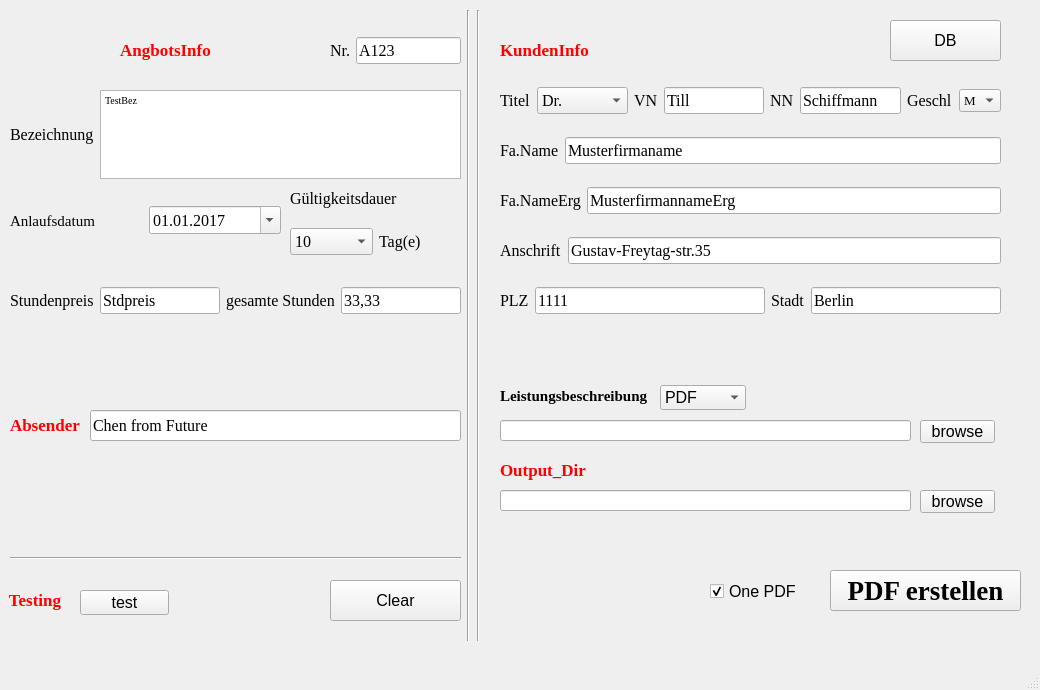
<?xml version="1.0" encoding="UTF-8"?>
<ui version="4.0">
 <class>MainWindow</class>
 <widget class="QMainWindow" name="MainWindow">
  <property name="geometry">
   <rect>
    <x>0</x>
    <y>0</y>
    <width>1040</width>
    <height>690</height>
   </rect>
  </property>
  <property name="font">
   <font>
    <pointsize>12</pointsize>
    <weight>50</weight>
    <bold>false</bold>
   </font>
  </property>
  <property name="windowTitle">
   <string>RFFE_Vorlage_Schreiber</string>
  </property>
  <widget class="QWidget" name="centralwidget">
   <widget class="QPushButton" name="PDFG_btn">
    <property name="geometry">
     <rect>
      <x>830</x>
      <y>570</y>
      <width>191</width>
      <height>41</height>
     </rect>
    </property>
    <property name="font">
     <font>
      <family>Times New Roman</family>
      <pointsize>20</pointsize>
      <weight>75</weight>
      <bold>true</bold>
     </font>
    </property>
    <property name="text">
     <string>PDF erstellen</string>
    </property>
   </widget>
   <widget class="QLabel" name="label_5">
    <property name="geometry">
     <rect>
      <x>10</x>
      <y>0</y>
      <width>311</width>
      <height>101</height>
     </rect>
    </property>
    <property name="font">
     <font>
      <family>Times New Roman</family>
      <pointsize>13</pointsize>
     </font>
    </property>
    <property name="text">
     <string>&lt;html&gt;&lt;head/&gt;&lt;body&gt;&lt;p align=&quot;center&quot;&gt;&lt;span style=&quot; font-weight:600; color:#ff0000;&quot;&gt;AngbotsInfo&lt;/span&gt;&lt;/p&gt;&lt;/body&gt;&lt;/html&gt;</string>
    </property>
   </widget>
   <widget class="QWidget" name="horizontalLayoutWidget_5">
    <property name="geometry">
     <rect>
      <x>10</x>
      <y>90</y>
      <width>451</width>
      <height>89</height>
     </rect>
    </property>
    <property name="font">
     <font>
      <family>Times New Roman</family>
     </font>
    </property>
    <layout class="QHBoxLayout" name="horizontalLayout">
     <item>
      <widget class="QLabel" name="label_3">
       <property name="font">
        <font>
         <family>Times New Roman</family>
         <pointsize>12</pointsize>
        </font>
       </property>
       <property name="text">
        <string>Bezeichnung</string>
       </property>
      </widget>
     </item>
     <item>
      <widget class="QTextEdit" name="Bez_te">
       <property name="font">
        <font>
         <family>Times New Roman</family>
        </font>
       </property>
       <property name="html">
        <string>&lt;!DOCTYPE HTML PUBLIC &quot;-//W3C//DTD HTML 4.0//EN&quot; &quot;http://www.w3.org/TR/REC-html40/strict.dtd&quot;&gt;
&lt;html&gt;&lt;head&gt;&lt;meta name=&quot;qrichtext&quot; content=&quot;1&quot; /&gt;&lt;style type=&quot;text/css&quot;&gt;
p, li { white-space: pre-wrap; }
&lt;/style&gt;&lt;/head&gt;&lt;body style=&quot; font-family:'Times New Roman'; font-size:12pt; font-weight:400; font-style:normal;&quot;&gt;
&lt;p style=&quot; margin-top:0px; margin-bottom:0px; margin-left:0px; margin-right:0px; -qt-block-indent:0; text-indent:0px;&quot;&gt;&lt;span style=&quot; font-family:'MS Shell Dlg 2'; font-size:7.8pt;&quot;&gt;TestBez&lt;/span&gt;&lt;/p&gt;&lt;/body&gt;&lt;/html&gt;</string>
       </property>
      </widget>
     </item>
    </layout>
   </widget>
   <widget class="QWidget" name="horizontalLayoutWidget_6">
    <property name="geometry">
     <rect>
      <x>330</x>
      <y>30</y>
      <width>131</width>
      <height>41</height>
     </rect>
    </property>
    <property name="font">
     <font>
      <family>Times New Roman</family>
     </font>
    </property>
    <layout class="QHBoxLayout" name="horizontalLayout_3">
     <item>
      <widget class="QLabel" name="label_6">
       <property name="font">
        <font>
         <family>Times New Roman</family>
         <pointsize>12</pointsize>
        </font>
       </property>
       <property name="text">
        <string>Nr.</string>
       </property>
      </widget>
     </item>
     <item>
      <widget class="QLineEdit" name="Nr_le">
       <property name="font">
        <font>
         <family>Times New Roman</family>
        </font>
       </property>
       <property name="text">
        <string>A123</string>
       </property>
      </widget>
     </item>
    </layout>
   </widget>
   <widget class="QWidget" name="verticalLayoutWidget">
    <property name="geometry">
     <rect>
      <x>290</x>
      <y>180</y>
      <width>172</width>
      <height>80</height>
     </rect>
    </property>
    <property name="font">
     <font>
      <family>Times New Roman</family>
     </font>
    </property>
    <layout class="QVBoxLayout" name="verticalLayout">
     <item>
      <widget class="QLabel" name="label_8">
       <property name="font">
        <font>
         <family>Times New Roman</family>
         <pointsize>12</pointsize>
        </font>
       </property>
       <property name="text">
        <string>Gültigkeitsdauer</string>
       </property>
      </widget>
     </item>
     <item>
      <layout class="QHBoxLayout" name="horizontalLayout_4">
       <item>
        <widget class="QComboBox" name="Gd_cbox">
         <property name="font">
          <font>
           <family>Times New Roman</family>
          </font>
         </property>
         <item>
          <property name="text">
           <string>10</string>
          </property>
         </item>
         <item>
          <property name="text">
           <string>14</string>
          </property>
         </item>
        </widget>
       </item>
       <item>
        <widget class="QLabel" name="label_4">
         <property name="font">
          <font>
           <family>Times New Roman</family>
           <pointsize>12</pointsize>
          </font>
         </property>
         <property name="text">
          <string>Tag(e)</string>
         </property>
        </widget>
       </item>
      </layout>
     </item>
    </layout>
   </widget>
   <widget class="QWidget" name="horizontalLayoutWidget_8">
    <property name="geometry">
     <rect>
      <x>10</x>
      <y>180</y>
      <width>271</width>
      <height>81</height>
     </rect>
    </property>
    <property name="font">
     <font>
      <family>Times New Roman</family>
     </font>
    </property>
    <layout class="QHBoxLayout" name="horizontalLayout_5">
     <item>
      <widget class="QLabel" name="label_7">
       <property name="font">
        <font>
         <family>Times New Roman</family>
         <pointsize>11</pointsize>
        </font>
       </property>
       <property name="text">
        <string>Anlaufsdatum</string>
       </property>
      </widget>
     </item>
     <item>
      <widget class="QDateEdit" name="AnlD_de">
       <property name="font">
        <font>
         <family>Times New Roman</family>
         <underline>false</underline>
        </font>
       </property>
       <property name="dateTime">
        <datetime>
         <hour>0</hour>
         <minute>0</minute>
         <second>0</second>
         <year>2017</year>
         <month>1</month>
         <day>1</day>
        </datetime>
       </property>
       <property name="displayFormat">
        <string>dd.MM.yyyy</string>
       </property>
       <property name="calendarPopup">
        <bool>true</bool>
       </property>
      </widget>
     </item>
    </layout>
   </widget>
   <widget class="QLabel" name="label_9">
    <property name="geometry">
     <rect>
      <x>500</x>
      <y>0</y>
      <width>310</width>
      <height>101</height>
     </rect>
    </property>
    <property name="font">
     <font>
      <family>Times New Roman</family>
      <pointsize>13</pointsize>
     </font>
    </property>
    <property name="text">
     <string>&lt;html&gt;&lt;head/&gt;&lt;body&gt;&lt;p&gt;&lt;span style=&quot; font-weight:600; color:#ff0000;&quot;&gt;KundenInfo&lt;/span&gt;&lt;/p&gt;&lt;/body&gt;&lt;/html&gt;</string>
    </property>
   </widget>
   <widget class="Line" name="line">
    <property name="geometry">
     <rect>
      <x>460</x>
      <y>10</y>
      <width>16</width>
      <height>631</height>
     </rect>
    </property>
    <property name="font">
     <font>
      <family>Times New Roman</family>
     </font>
    </property>
    <property name="orientation">
     <enum>Qt::Vertical</enum>
    </property>
   </widget>
   <widget class="Line" name="line_2">
    <property name="geometry">
     <rect>
      <x>470</x>
      <y>10</y>
      <width>16</width>
      <height>631</height>
     </rect>
    </property>
    <property name="font">
     <font>
      <family>Times New Roman</family>
     </font>
    </property>
    <property name="orientation">
     <enum>Qt::Vertical</enum>
    </property>
   </widget>
   <widget class="QWidget" name="verticalLayoutWidget_2">
    <property name="geometry">
     <rect>
      <x>500</x>
      <y>70</y>
      <width>501</width>
      <height>261</height>
     </rect>
    </property>
    <property name="font">
     <font>
      <family>Times New Roman</family>
     </font>
    </property>
    <layout class="QVBoxLayout" name="verticalLayout_2">
     <item>
      <layout class="QHBoxLayout" name="horizontalLayout_12">
       <item>
        <layout class="QHBoxLayout" name="horizontalLayout_9">
         <item>
          <layout class="QHBoxLayout" name="horizontalLayout_18">
           <item>
            <widget class="QLabel" name="label_20">
             <property name="font">
              <font>
               <family>Times New Roman</family>
               <pointsize>12</pointsize>
               <weight>50</weight>
               <bold>false</bold>
              </font>
             </property>
             <property name="text">
              <string>Titel</string>
             </property>
            </widget>
           </item>
           <item>
            <widget class="QComboBox" name="titel_cbox">
             <property name="font">
              <font>
               <family>Times New Roman</family>
              </font>
             </property>
             <item>
              <property name="text">
               <string>Dr.</string>
              </property>
             </item>
             <item>
              <property name="text">
               <string/>
              </property>
             </item>
             <item>
              <property name="text">
               <string>Prof.</string>
              </property>
             </item>
             <item>
              <property name="text">
               <string>Dipl.-Ing.</string>
              </property>
             </item>
            </widget>
           </item>
          </layout>
         </item>
         <item>
          <widget class="QLabel" name="label_2">
           <property name="font">
            <font>
             <family>Times New Roman</family>
             <pointsize>12</pointsize>
            </font>
           </property>
           <property name="text">
            <string>VN</string>
           </property>
          </widget>
         </item>
         <item>
          <widget class="QLineEdit" name="KdVN_le">
           <property name="font">
            <font>
             <family>Times New Roman</family>
             <pointsize>12</pointsize>
            </font>
           </property>
           <property name="text">
            <string>Till</string>
           </property>
          </widget>
         </item>
         <item>
          <layout class="QHBoxLayout" name="horizontalLayout_11">
           <item>
            <widget class="QLabel" name="label_10">
             <property name="font">
              <font>
               <family>Times New Roman</family>
               <pointsize>12</pointsize>
              </font>
             </property>
             <property name="text">
              <string>NN</string>
             </property>
            </widget>
           </item>
           <item>
            <widget class="QLineEdit" name="KdNN_le">
             <property name="font">
              <font>
               <family>Times New Roman</family>
               <pointsize>12</pointsize>
              </font>
             </property>
             <property name="text">
              <string>Schiffmann</string>
             </property>
            </widget>
           </item>
           <item>
            <layout class="QHBoxLayout" name="horizontalLayout_2">
             <item>
              <widget class="QLabel" name="label">
               <property name="font">
                <font>
                 <family>Times New Roman</family>
                 <pointsize>12</pointsize>
                </font>
               </property>
               <property name="text">
                <string>Geschl</string>
               </property>
              </widget>
             </item>
             <item>
              <widget class="QComboBox" name="KdGeschl_cbox">
               <property name="font">
                <font>
                 <family>Times New Roman</family>
                 <pointsize>10</pointsize>
                </font>
               </property>
               <item>
                <property name="text">
                 <string>M</string>
                </property>
               </item>
               <item>
                <property name="text">
                 <string>F</string>
                </property>
               </item>
              </widget>
             </item>
            </layout>
           </item>
          </layout>
         </item>
        </layout>
       </item>
      </layout>
     </item>
     <item>
      <layout class="QHBoxLayout" name="horizontalLayout_6">
       <item>
        <widget class="QLabel" name="label_11">
         <property name="font">
          <font>
           <family>Times New Roman</family>
           <pointsize>12</pointsize>
          </font>
         </property>
         <property name="text">
          <string>Fa.Name</string>
         </property>
        </widget>
       </item>
       <item>
        <widget class="QLineEdit" name="FaN_le">
         <property name="font">
          <font>
           <family>Times New Roman</family>
           <pointsize>12</pointsize>
          </font>
         </property>
         <property name="text">
          <string>Musterfirmaname</string>
         </property>
        </widget>
       </item>
      </layout>
     </item>
     <item>
      <layout class="QHBoxLayout" name="horizontalLayout_7">
       <item>
        <widget class="QLabel" name="label_12">
         <property name="font">
          <font>
           <family>Times New Roman</family>
           <pointsize>12</pointsize>
          </font>
         </property>
         <property name="text">
          <string>Fa.NameErg</string>
         </property>
        </widget>
       </item>
       <item>
        <widget class="QLineEdit" name="FaNErg_le">
         <property name="font">
          <font>
           <family>Times New Roman</family>
           <pointsize>12</pointsize>
          </font>
         </property>
         <property name="text">
          <string>MusterfirmannameErg</string>
         </property>
        </widget>
       </item>
      </layout>
     </item>
     <item>
      <layout class="QHBoxLayout" name="horizontalLayout_8">
       <item>
        <widget class="QLabel" name="label_13">
         <property name="font">
          <font>
           <family>Times New Roman</family>
           <pointsize>12</pointsize>
          </font>
         </property>
         <property name="text">
          <string>Anschrift</string>
         </property>
        </widget>
       </item>
       <item>
        <widget class="QLineEdit" name="Anschr_le">
         <property name="font">
          <font>
           <family>Times New Roman</family>
           <pointsize>12</pointsize>
          </font>
         </property>
         <property name="text">
          <string>Gustav-Freytag-str.35</string>
         </property>
        </widget>
       </item>
      </layout>
     </item>
     <item>
      <layout class="QHBoxLayout" name="horizontalLayout_14">
       <item>
        <layout class="QHBoxLayout" name="horizontalLayout_10">
         <item>
          <widget class="QLabel" name="label_14">
           <property name="font">
            <font>
             <family>Times New Roman</family>
             <pointsize>12</pointsize>
            </font>
           </property>
           <property name="text">
            <string>PLZ</string>
           </property>
          </widget>
         </item>
         <item>
          <widget class="QLineEdit" name="PLZ_le">
           <property name="font">
            <font>
             <family>Times New Roman</family>
             <pointsize>12</pointsize>
            </font>
           </property>
           <property name="text">
            <string>1111</string>
           </property>
          </widget>
         </item>
         <item>
          <layout class="QHBoxLayout" name="horizontalLayout_13">
           <item>
            <widget class="QLabel" name="label_15">
             <property name="font">
              <font>
               <family>Times New Roman</family>
               <pointsize>12</pointsize>
              </font>
             </property>
             <property name="text">
              <string>Stadt</string>
             </property>
            </widget>
           </item>
           <item>
            <widget class="QLineEdit" name="St_le">
             <property name="font">
              <font>
               <family>Times New Roman</family>
               <pointsize>12</pointsize>
              </font>
             </property>
             <property name="text">
              <string>Berlin</string>
             </property>
            </widget>
           </item>
          </layout>
         </item>
        </layout>
       </item>
      </layout>
     </item>
    </layout>
   </widget>
   <widget class="QWidget" name="horizontalLayoutWidget_17">
    <property name="geometry">
     <rect>
      <x>10</x>
      <y>270</y>
      <width>451</width>
      <height>61</height>
     </rect>
    </property>
    <property name="font">
     <font>
      <family>Times New Roman</family>
     </font>
    </property>
    <layout class="QHBoxLayout" name="horizontalLayout_17">
     <item>
      <layout class="QHBoxLayout" name="horizontalLayout_15">
       <item>
        <widget class="QLabel" name="label_16">
         <property name="font">
          <font>
           <family>Times New Roman</family>
           <pointsize>12</pointsize>
          </font>
         </property>
         <property name="text">
          <string>Stundenpreis</string>
         </property>
        </widget>
       </item>
       <item>
        <widget class="QLineEdit" name="StdPr_le">
         <property name="font">
          <font>
           <family>Times New Roman</family>
           <pointsize>12</pointsize>
          </font>
         </property>
         <property name="text">
          <string>Stdpreis</string>
         </property>
        </widget>
       </item>
       <item>
        <layout class="QHBoxLayout" name="horizontalLayout_16">
         <item>
          <widget class="QLabel" name="label_17">
           <property name="font">
            <font>
             <family>Times New Roman</family>
             <pointsize>12</pointsize>
            </font>
           </property>
           <property name="text">
            <string>gesamte Stunden</string>
           </property>
          </widget>
         </item>
         <item>
          <widget class="QLineEdit" name="gesStd_le">
           <property name="font">
            <font>
             <family>Times New Roman</family>
             <pointsize>12</pointsize>
            </font>
           </property>
           <property name="text">
            <string>33,33</string>
           </property>
          </widget>
         </item>
        </layout>
       </item>
      </layout>
     </item>
    </layout>
   </widget>
   <widget class="QLabel" name="label_18">
    <property name="geometry">
     <rect>
      <x>10</x>
      <y>410</y>
      <width>81</width>
      <height>31</height>
     </rect>
    </property>
    <property name="font">
     <font>
      <family>Times New Roman</family>
      <pointsize>13</pointsize>
     </font>
    </property>
    <property name="text">
     <string>&lt;html&gt;&lt;head/&gt;&lt;body&gt;&lt;p&gt;&lt;span style=&quot; font-weight:600; color:#ff0000;&quot;&gt;Absender&lt;/span&gt;&lt;/p&gt;&lt;/body&gt;&lt;/html&gt;</string>
    </property>
   </widget>
   <widget class="QLineEdit" name="Abs_le">
    <property name="geometry">
     <rect>
      <x>90</x>
      <y>410</y>
      <width>371</width>
      <height>31</height>
     </rect>
    </property>
    <property name="font">
     <font>
      <family>Times New Roman</family>
     </font>
    </property>
    <property name="text">
     <string>Chen from Future</string>
    </property>
   </widget>
   <widget class="QLabel" name="label_19">
    <property name="geometry">
     <rect>
      <x>-120</x>
      <y>550</y>
      <width>310</width>
      <height>101</height>
     </rect>
    </property>
    <property name="font">
     <font>
      <family>Times New Roman</family>
      <pointsize>13</pointsize>
     </font>
    </property>
    <property name="text">
     <string>&lt;html&gt;&lt;head/&gt;&lt;body&gt;&lt;p align=&quot;center&quot;&gt;&lt;span style=&quot; font-weight:600; color:#ff0000;&quot;&gt;Testing&lt;/span&gt;&lt;/p&gt;&lt;/body&gt;&lt;/html&gt;</string>
    </property>
   </widget>
   <widget class="Line" name="line_3">
    <property name="geometry">
     <rect>
      <x>10</x>
      <y>550</y>
      <width>451</width>
      <height>16</height>
     </rect>
    </property>
    <property name="font">
     <font>
      <family>Times New Roman</family>
     </font>
    </property>
    <property name="orientation">
     <enum>Qt::Horizontal</enum>
    </property>
   </widget>
   <widget class="QLabel" name="label_21">
    <property name="geometry">
     <rect>
      <x>500</x>
      <y>380</y>
      <width>171</width>
      <height>31</height>
     </rect>
    </property>
    <property name="font">
     <font>
      <family>Times New Roman</family>
      <pointsize>11</pointsize>
      <weight>75</weight>
      <bold>true</bold>
     </font>
    </property>
    <property name="cursor">
     <cursorShape>ArrowCursor</cursorShape>
    </property>
    <property name="text">
     <string>Leistungsbeschreibung</string>
    </property>
   </widget>
   <widget class="QLineEdit" name="LBpath_le">
    <property name="geometry">
     <rect>
      <x>500</x>
      <y>420</y>
      <width>411</width>
      <height>21</height>
     </rect>
    </property>
   </widget>
   <widget class="QPushButton" name="LBpathbw_btn">
    <property name="geometry">
     <rect>
      <x>920</x>
      <y>420</y>
      <width>75</width>
      <height>23</height>
     </rect>
    </property>
    <property name="text">
     <string>browse</string>
    </property>
   </widget>
   <widget class="QLabel" name="label_22">
    <property name="geometry">
     <rect>
      <x>500</x>
      <y>430</y>
      <width>310</width>
      <height>101</height>
     </rect>
    </property>
    <property name="font">
     <font>
      <family>Times New Roman</family>
      <pointsize>13</pointsize>
     </font>
    </property>
    <property name="text">
     <string>&lt;html&gt;&lt;head/&gt;&lt;body&gt;&lt;p&gt;&lt;span style=&quot; font-weight:600; color:#ff0000;&quot;&gt;Output_Dir&lt;/span&gt;&lt;br/&gt;&lt;/p&gt;&lt;/body&gt;&lt;/html&gt;</string>
    </property>
   </widget>
   <widget class="QLineEdit" name="out_dic_le">
    <property name="geometry">
     <rect>
      <x>500</x>
      <y>490</y>
      <width>411</width>
      <height>21</height>
     </rect>
    </property>
   </widget>
   <widget class="QPushButton" name="Outpathbw_btn">
    <property name="geometry">
     <rect>
      <x>920</x>
      <y>490</y>
      <width>75</width>
      <height>23</height>
     </rect>
    </property>
    <property name="text">
     <string>browse</string>
    </property>
   </widget>
   <widget class="QPushButton" name="DB_btn">
    <property name="geometry">
     <rect>
      <x>890</x>
      <y>20</y>
      <width>111</width>
      <height>41</height>
     </rect>
    </property>
    <property name="text">
     <string>DB</string>
    </property>
   </widget>
   <widget class="QPushButton" name="clear_btn">
    <property name="geometry">
     <rect>
      <x>330</x>
      <y>580</y>
      <width>131</width>
      <height>41</height>
     </rect>
    </property>
    <property name="text">
     <string>Clear</string>
    </property>
   </widget>
   <widget class="QCheckBox" name="onePDF_cb">
    <property name="geometry">
     <rect>
      <x>710</x>
      <y>580</y>
      <width>92</width>
      <height>23</height>
     </rect>
    </property>
    <property name="text">
     <string>One PDF</string>
    </property>
    <property name="checked">
     <bool>true</bool>
    </property>
   </widget>
   <widget class="QComboBox" name="LB_format_cb">
    <property name="geometry">
     <rect>
      <x>660</x>
      <y>385</y>
      <width>86</width>
      <height>25</height>
     </rect>
    </property>
    <item>
     <property name="text">
      <string>PDF</string>
     </property>
    </item>
    <item>
     <property name="text">
      <string>txt/tex</string>
     </property>
    </item>
   </widget>
   <widget class="QPushButton" name="test_btn">
    <property name="geometry">
     <rect>
      <x>80</x>
      <y>590</y>
      <width>89</width>
      <height>25</height>
     </rect>
    </property>
    <property name="text">
     <string>test</string>
    </property>
   </widget>
  </widget>
  <widget class="QMenuBar" name="menubar">
   <property name="geometry">
    <rect>
     <x>0</x>
     <y>0</y>
     <width>1040</width>
     <height>24</height>
    </rect>
   </property>
  </widget>
  <widget class="QStatusBar" name="statusbar"/>
 </widget>
 <resources/>
 <connections/>
</ui>
